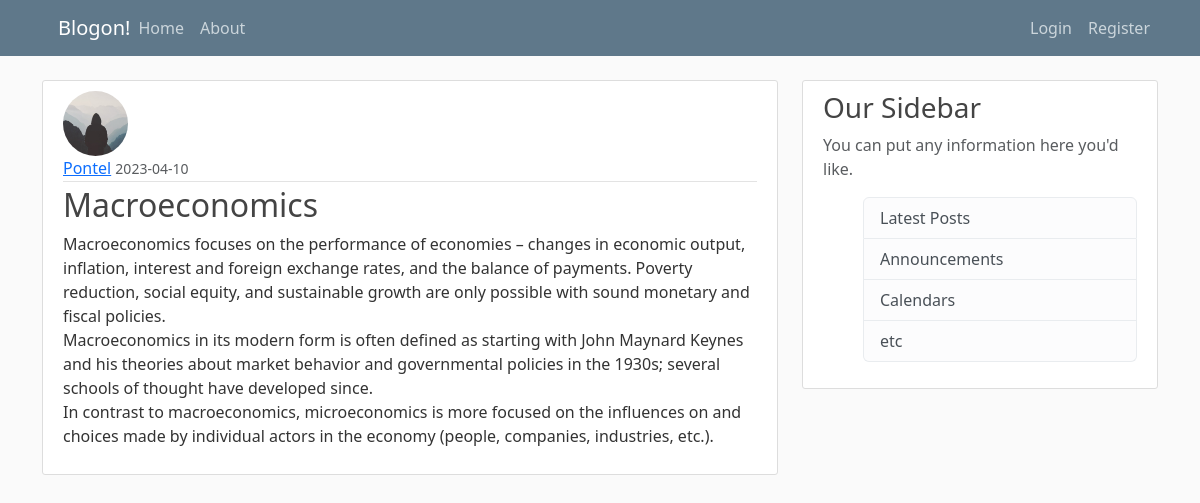
The page /post/12 on the database its author committed.
### flaskblog/models.py (models this page shows, shortened)
class User(db.Model, UserMixin):
    id = db.Column(db.Integer, primary_key = True)
    username = db.Column(db.String(20), unique =True, nullable = False)
    email = db.Column(db.String(120), unique =True, nullable = False)
    image_file = db.Column(db.String(20), default = 'default.jpg')
    password = db.Column(db.String(60), nullable = False)
    posts = db.relationship('Post', backref = 'author', lazy = True)

class Post(db.Model):
    id = db.Column(db.Integer, primary_key = True)
    title = db.Column(db.String(100), nullable = False)
    date_posted = db.Column(db.DateTime, nullable = False, default = datetime.utcnow)
    content = db.Column(db.Text, nullable = False)
    user_id = db.Column(db.Integer, db.ForeignKey('user.id'), nullable = False)

### flaskblog/routes.py (the view)
@app.route("/post/<int:post_id>")
def post(post_id):
    post = Post.query.get_or_404(post_id)
    return render_template('post.html', title = post.title, post = post)

### flaskblog/templates/post.html (shortened to what this page needs)
{% extends "layout.html" %}
{% block content %}
    <article class="media content-section">
        <img class="rounded-circle article-img" src="{{ url_for('static', filename = 'profile_pics/' + post.author.image_file) }}">
        <div class="media-body">
            <div class="article-metadata">
            <a class="mr-2" href="#">{{ post.author.username }}</a>
            <small class="text-muted">{{ post.date_posted.strftime('%Y-%m-%d')}}</small>
        </div>
        <h2 class ="article-title">{{ post.title }}</h2>
        <p class="article-content">{{ post.content }}</p>
        </div>
    </article>
{% endblock content %}

### flaskblog/static/main.css (style rules this page uses)
body { background: #fafafa; color: #333333; margin-top: 5rem; }
h1, h2, h3, h4, h5, h6 { color: #444444; }
.content-section { background: #ffffff; padding: 10px 20px; border: 1px solid #dddddd; border-radius: 3px; margin-bottom: 20px; }
.article-title { color: #444444; }
.article-content { white-space: pre-line; }
.article-img { height: 65px; width: 65px; margin-right: 16px; }
.article-metadata { padding-bottom: 1px; margin-bottom: 4px; border-bottom: 1px solid #e3e3e3 }

### rows shown on the page
User: image_file (placeholder picture), author.username "Pontel"
Post: date_posted "2023-04-10", title "Macroeconomics", content "Macroeconomics focuses on the performance of economies – changes in economic output, inflation, interest and foreign exchange rates, and the balance of payments. Poverty reduction, social equity, and sustainable growth are only possible with sound monetary and fiscal policies. Macroeconomics in its modern form is often defined as starting with John Maynard Keynes and his theories about market behavior and governmental policies in the 1930s; several schools of thought have developed since. In contrast to macroeconomics, microeconomics is more focused on the influences on and choices made by individual actors in the economy (people, companies, industries, etc.)."
